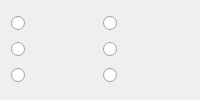
                <widget class="QWidget" name="tab_stairs">
                 <attribute name="title">
                  <string>Stairs</string>
                 </attribute>
                 <layout class="QGridLayout" name="gridLayout_19">
                  <item row="0" column="0">
                   <widget class="QRadioButton" name="radioButton_9">
                    <property name="text">
                     <string/>
                    </property>
                    <property name="icon">
                     <iconset resource="../resources/resources.qrc">
                      <normaloff>:/images/images/tiles/squared_tileset/stair/stair_straight.png</normaloff>:/images/images/tiles/squared_tileset/stair/stair_straight.png</iconset>
                    </property>
                    <property name="iconSize">
                     <size>
                      <width>64</width>
                      <height>64</height>
                     </size>
                    </property>
                   </widget>
                  </item>
                  <item row="0" column="1">
                   <widget class="QRadioButton" name="radioButton_13">
                    <property name="text">
                     <string/>
                    </property>
                    <property name="icon">
                     <iconset resource="../resources/resources.qrc">
                      <normaloff>:/images/images/tiles/squared_tileset/stair/stair_ladder.png</normaloff>:/images/images/tiles/squared_tileset/stair/stair_ladder.png</iconset>
                    </property>
                    <property name="iconSize">
                     <size>
                      <width>64</width>
                      <height>64</height>
                     </size>
                    </property>
                   </widget>
                  </item>
                  <item row="1" column="0">
                   <widget class="QRadioButton" name="radioButton_14">
                    <property name="text">
                     <string/>
                    </property>
                    <property name="icon">
                     <iconset resource="../resources/resources.qrc">
                      <normaloff>:/images/images/tiles/squared_tileset/stair/stair_squarespiral.png</normaloff>:/images/images/tiles/squared_tileset/stair/stair_squarespiral.png</iconset>
                    </property>
                    <property name="iconSize">
                     <size>
                      <width>64</width>
                      <height>64</height>
                     </size>
                    </property>
                   </widget>
                  </item>
                  <item row="1" column="1">
                   <widget class="QRadioButton" name="radioButton_15">
                    <property name="text">
                     <string/>
                    </property>
                    <property name="icon">
                     <iconset resource="../resources/resources.qrc">
                      <normaloff>:/images/images/tiles/squared_tileset/stair/stair_roundspiral.png</normaloff>:/images/images/tiles/squared_tileset/stair/stair_roundspiral.png</iconset>
                    </property>
                    <property name="iconSize">
                     <size>
                      <width>64</width>
                      <height>64</height>
                     </size>
                    </property>
                   </widget>
                  </item>
                  <item row="2" column="0">
                   <widget class="QRadioButton" name="radioButton_16">
                    <property name="text">
                     <string/>
                    </property>
                    <property name="icon">
                     <iconset resource="../resources/resources.qrc">
                      <normaloff>:/images/images/tiles/squared_tileset/stair/stair_stairslide.png</normaloff>:/images/images/tiles/squared_tileset/stair/stair_stairslide.png</iconset>
                    </property>
                    <property name="iconSize">
                     <size>
                      <width>64</width>
                      <height>64</height>
                     </size>
                    </property>
                   </widget>
                  </item>
                  <item row="2" column="1">
                   <widget class="QRadioButton" name="radioButton_17">
                    <property name="text">
                     <string/>
                    </property>
                    <property name="icon">
                     <iconset resource="../resources/resources.qrc">
                      <normaloff>:/images/images/tiles/squared_tileset/stair/stair_slide.png</normaloff>:/images/images/tiles/squared_tileset/stair/stair_slide.png</iconset>
                    </property>
                    <property name="iconSize">
                     <size>
                      <width>64</width>
                      <height>64</height>
                     </size>
                    </property>
                   </widget>
                  </item>
                 </layout>
                </widget>
